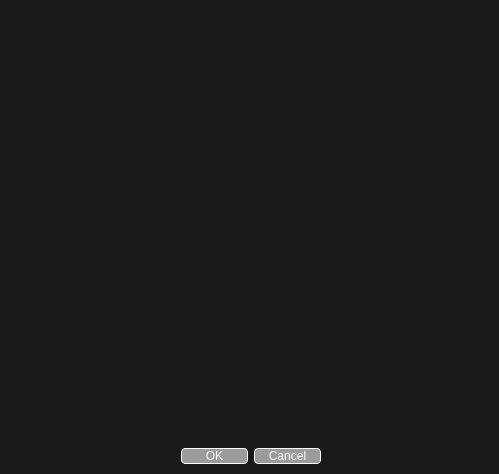
<?xml version="1.0" encoding="UTF-8"?>
<ui version="4.0">
 <class>EditAppDialog</class>
 <widget class="QDialog" name="EditAppDialog">
  <property name="geometry">
   <rect>
    <x>0</x>
    <y>0</y>
    <width>499</width>
    <height>474</height>
   </rect>
  </property>
  <property name="windowTitle">
   <string>Dialog</string>
  </property>
  <property name="styleSheet">
   <string notr="true">background-color : rgb(25,25,25);
color :  rgb(255,255,255)</string>
  </property>
  <widget class="QDialogButtonBox" name="buttonBox">
   <property name="geometry">
    <rect>
     <x>10</x>
     <y>440</y>
     <width>481</width>
     <height>32</height>
    </rect>
   </property>
   <property name="styleSheet">
    <string notr="true">min-width : 65px;
background-color: rgb(155,155,155);
border:1px solid rgb(255,255,255);
border-radius: 4</string>
   </property>
   <property name="orientation">
    <enum>Qt::Horizontal</enum>
   </property>
   <property name="standardButtons">
    <set>QDialogButtonBox::Cancel|QDialogButtonBox::Ok</set>
   </property>
   <property name="centerButtons">
    <bool>true</bool>
   </property>
  </widget>
  <widget class="QWidget" name="gridLayoutWidget">
   <property name="geometry">
    <rect>
     <x>9</x>
     <y>9</y>
     <width>481</width>
     <height>431</height>
    </rect>
   </property>
   <layout class="QGridLayout" name="gridLayout"/>
  </widget>
 </widget>
 <resources/>
 <connections>
  <connection>
   <sender>buttonBox</sender>
   <signal>accepted()</signal>
   <receiver>EditAppDialog</receiver>
   <slot>accept()</slot>
   <hints>
    <hint type="sourcelabel">
     <x>248</x>
     <y>254</y>
    </hint>
    <hint type="destinationlabel">
     <x>157</x>
     <y>274</y>
    </hint>
   </hints>
  </connection>
  <connection>
   <sender>buttonBox</sender>
   <signal>rejected()</signal>
   <receiver>EditAppDialog</receiver>
   <slot>reject()</slot>
   <hints>
    <hint type="sourcelabel">
     <x>316</x>
     <y>260</y>
    </hint>
    <hint type="destinationlabel">
     <x>286</x>
     <y>274</y>
    </hint>
   </hints>
  </connection>
 </connections>
</ui>
